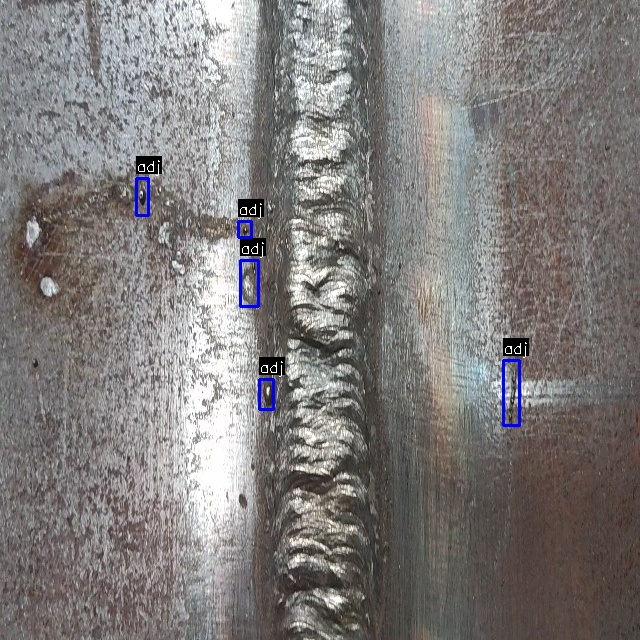
#> input picture data/raw/weld-dataset/previews/test/1 (11).jpg, 640 x 640 px, given in place of previews, which was not available
$ python preprocess.py
#> lines starting #> are read from the running program, lines starting #| are printed output that depends on the picture
# ml_pipeline/preprocess.py

import os
import cv2

input_path = "data/raw"
output_path = "data/processed"
img_size = (224, 224)

for cls in os.listdir(input_path):
    input_cls_path = os.path.join(input_path, cls)
    output_cls_path = os.path.join(output_path, cls)
    os.makedirs(output_cls_path, exist_ok=True)

    for img_name in os.listdir(input_cls_path):
        img_path = os.path.join(input_cls_path, img_name)
        try:
            img = cv2.imread(img_path, cv2.IMREAD_GRAYSCALE)
#> img: shape (640, 640); min 0, max 255, mean 125.2
            img = cv2.resize(img, img_size)
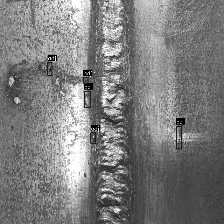
#> img: shape (224, 224); min 0, max 255, mean 125
            save_path = os.path.join(output_cls_path, img_name)
            cv2.imwrite(save_path, img)
        except:
            print(f"Error with {img_path}")

$ run again, on data/raw/weld-dataset/previews/train/11 (10).jpg
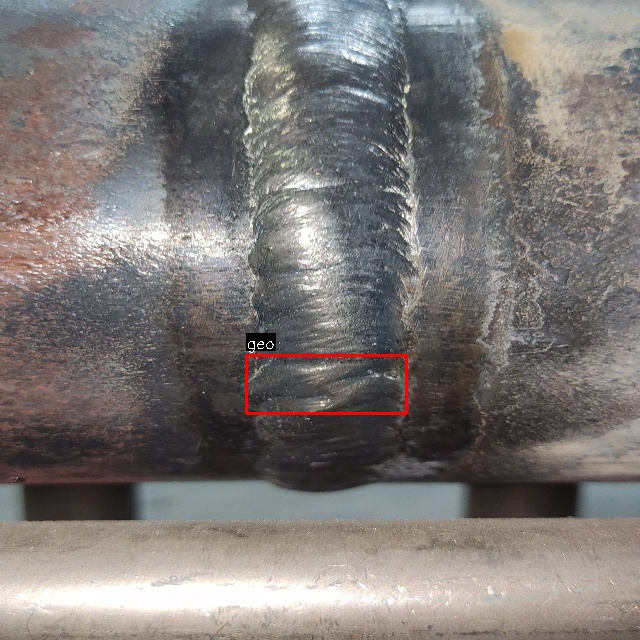
#> input picture data/raw/weld-dataset/previews/train/11 (10).jpg, 640 x 640 px, given in place of previews, which was not available
#> `img = cv2.resize(img, img_size)`:
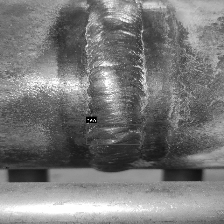
#> img: shape (224, 224); min 0, max 255, mean 120.9

$ run again, on data/raw/weld-dataset/previews/train/11 (51).jpg
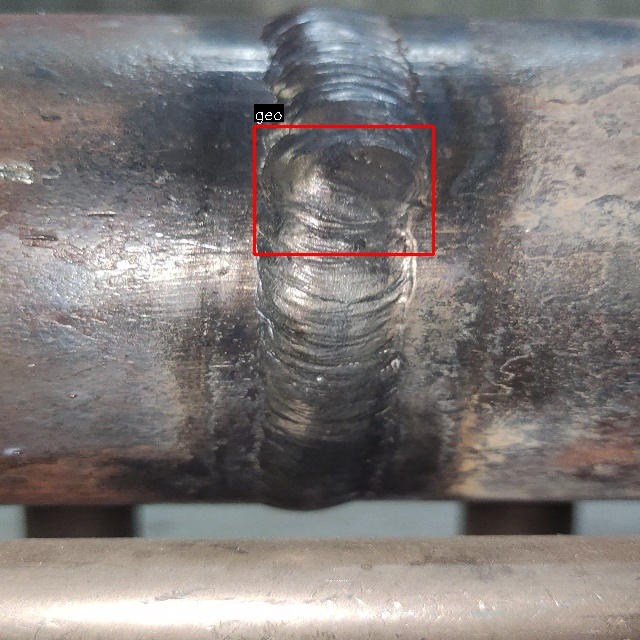
#> input picture data/raw/weld-dataset/previews/train/11 (51).jpg, 640 x 640 px, given in place of previews, which was not available
#> `img = cv2.resize(img, img_size)`:
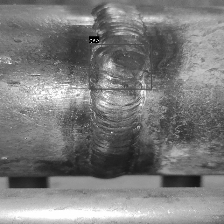
#> img: shape (224, 224); min 0, max 255, mean 124

$ run again, on data/raw/weld-dataset/previews/valid/11 (17).jpg
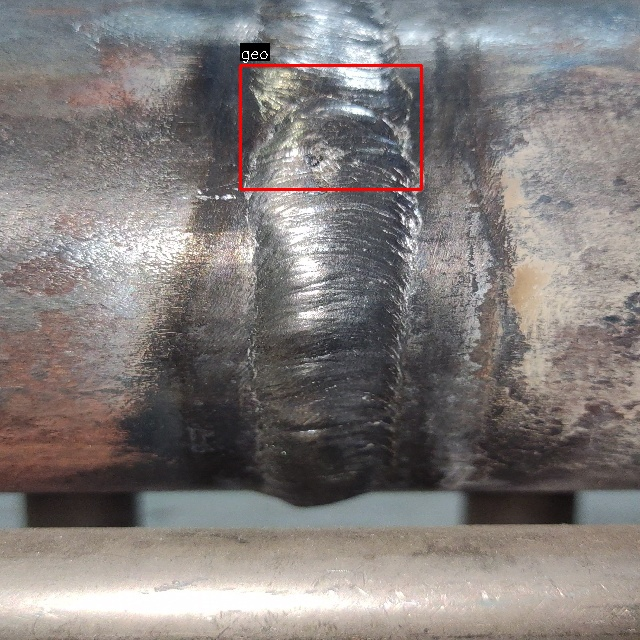
#> input picture data/raw/weld-dataset/previews/valid/11 (17).jpg, 640 x 640 px, given in place of previews, which was not available
#> `img = cv2.imread(img_path, cv2.IMREAD_GRAYSCALE)`:
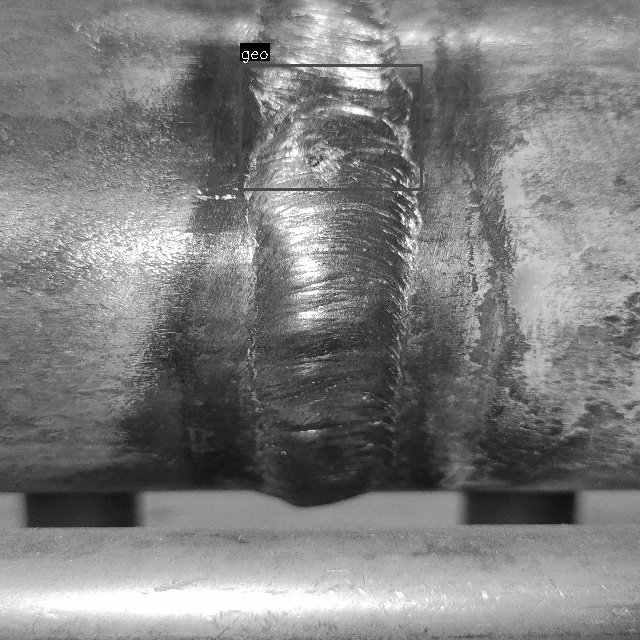
#> img: shape (640, 640); min 0, max 255, mean 126.1
#> `img = cv2.resize(img, img_size)`:
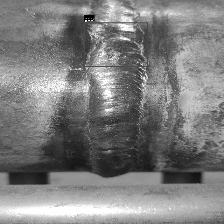
#> img: shape (224, 224); min 0, max 255, mean 126
